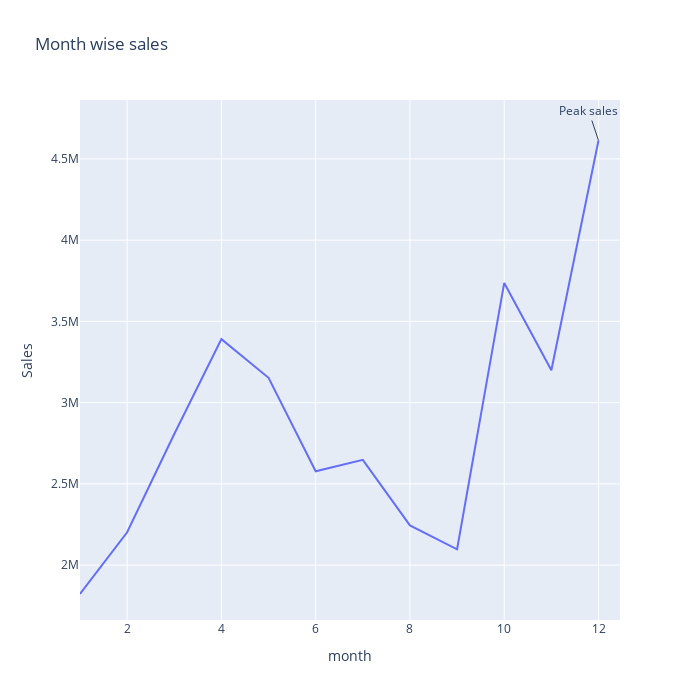

Notebook source saved alongside this figure:
### Code cell
import plotly.express as px

fig = px.line(month_wise_sales, x = month_wise_sales.index, y = 'Sales', title = 'Month wise sales')
fig.add_annotation(x = 12, y = 4613443.34, text = 'Peak sales')
fig.update_layout(
    autosize=False,
    width=700,
    height=700)
fig.show()

### Figure 1 — Plotly figure (JSON) as saved in the notebook; plotly's stock layout.template omitted (floating-point values rounded to 4 significant figures)
{"data": [{"hovertemplate": "month=%{x}<br>Sales=%{y}<extra></extra>", "legendgroup": "", "line": {"color": "#636efa", "dash": "solid"}, "marker": {"symbol": "circle"}, "mode": "lines", "name": "", "orientation": "v", "showlegend": false, "type": "scatter", "x": [1, 2, 3, 4, 5, 6, 7, 8, 9, 10, 11, 12], "xaxis": "x", "y": [1822000.0, 2202000.0, 2807000.0, 3391000.0, 3153000.0, 2578000.0, 2648000.0, 2244000.0, 2098000.0, 3737000.0, 3200000.0, 4613000.0], "yaxis": "y"}], "layout": {"annotations": [{"text": "Peak sales", "x": 12, "y": 4613000.0}], "autosize": false, "height": 700, "legend": {"tracegroupgap": 0}, "title": {"text": "Month wise sales"}, "width": 700, "xaxis": {"anchor": "y", "domain": [0, 1], "title": {"text": "month"}}, "yaxis": {"anchor": "x", "domain": [0, 1], "title": {"text": "Sales"}}}}
